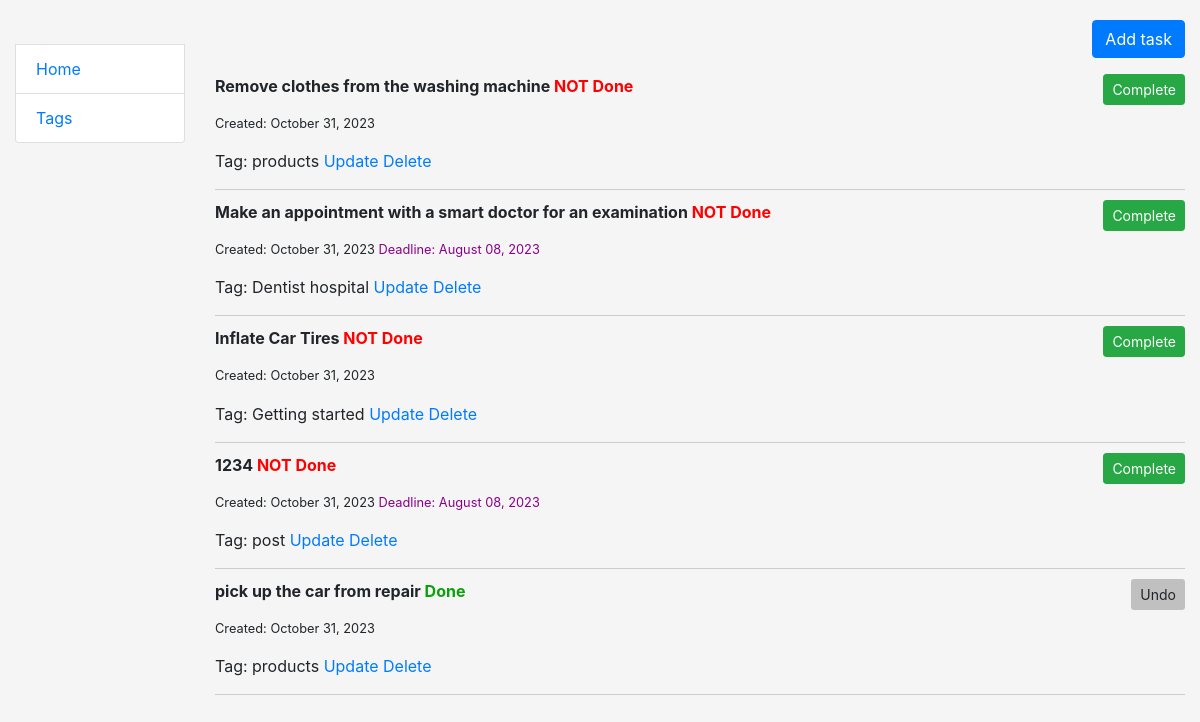
The page / on the database its author committed.
### notebook/models.py (models this page shows, shortened)
class Task(models.Model):
    content = models.TextField()
    created = models.DateTimeField(auto_now=True)
    deadline = models.DateTimeField(blank=True, null=True)
    is_done = models.BooleanField(default=False)
    tags = models.ManyToManyField(Tag, related_name="tasks")
    class Meta:
        ordering = ("is_done", "created")

class Tag(models.Model):
    name = models.CharField(max_length=50, unique=True)

### notebook/views.py (the view)
# urls.py: path("", views.home_page, name="task-list"),
def home_page(request) -> None:
    tasks = Task.objects.all()
    return render(request, "notebook/task_list.html", {"tasks": tasks, "current-path": request.path})

### templates/notebook/task_list.html (shortened to what this page needs)
{% extends "base.html" %}
{% block add_task_button %}
  <div class="d-flex justify-content-end">
    <a href="{% url 'notebook:create_task' %}" class="btn btn-primary">Add task</a>
  </div>
{% endblock %}
{% block content %}
  <div class="task-list">
  {% for task in tasks %}
    <div class="task-block">
    <div class="task-content">
      <div>
        <p>
          {% if task.is_done %}
            <strong>{{ task.content }} <span style="color: #0ba10b;">Done</span></strong>
            <a href="{% url 'notebook:completion' task.pk %}" class="btn btn-sm float-right undo-button"
               style="background-color: #C0C0C0;">Undo</a>
          {% else %}
            <strong>{{ task.content }} <span style="color: #FF0000; ">NOT Done</span></strong>
            <a href="{% url 'notebook:completion' task.pk %}" class="btn btn-success btn-sm float-right">Complete</a>
          {% endif %}
        </p>
      </div>
      <div class="task-details">
        <p style="font-size: 0.8em;"> Created: {{ task.created|date:"F d, Y" }}
          {% if task.deadline %}
            <span style="color: #8B008B;"> Deadline: {{ task.deadline|date:"F d, Y" }}
          {% endif %}
          </span>
        </p>
        <p>Tag: {% for tag in task.tags.all %}
          {{ tag.name }}
        {% endfor %}
          <a href="{% url 'notebook:task-update' task.pk %}">Update</a>
          <a href="{% url 'notebook:task-delete' task.pk %}">Delete</a>
        </p>
      </div>
    </div>
    <hr style="border-top: 1px solid #ccc; margin: 10px 0;">
  {% endfor %}
</div>
{% endblock %}

### templates/base.html (shortened to what this page needs)
<!DOCTYPE html>
<html lang="en">
<head>
  <link rel="stylesheet" href="https://cdn.jsdelivr.net/npm/bootstrap@4.6.2/dist/css/bootstrap.min.css"
>
  {% load static %}
  <link rel="stylesheet" href="{% static 'css/styles.css' %}">
</head>
<body>
<div class="container-fluid">
  <div class="row">
    <div class="col-sm-2">
      {% block sidebar %}
        {% include "includes/sidebar.html" %}
      {% endblock %}
    </div>
    <div class="col-sm-10">
      <div class="d-flex justify-content-between align-items-center mb-3">
        <div class="d-flex justify-content-end">
          {% block add_task_button %}
          {% endblock %}
        </div>
      </div>
      {% block content %}
      {% endblock %}
    </div>
  </div>
</div>
</body>
</html>

### templates/includes/sidebar.html
<ul class="sidebar-nav list-group">
<br>
   <li class="list-group-item">
    <a href="{% url 'notebook:task-list' %}">Home</a>
  </li>
   <li class="list-group-item">
    <a href="{% url 'notebook:tags-list' %}">Tags</a>
  </li>
</ul>

### static/css/styles.css (style rules this page uses)
body { margin-top: 20px; background-color: whitesmoke; }
.sidebar-nav { padding: 0; list-style: none; }

### rows shown on the page
Task: content "Remove clothes from the washing machine", created "October 31, 2023"
Tag: name "products"
Task: content "Make an appointment with a smart doctor for an examination", created "October 31, 2023", deadline "August 08, 2023"
Tag: name "Dentist"
Tag: name "hospital"
Task: content "Inflate Car Tires", created "October 31, 2023"
Tag: name "Getting started"
Task: content "1234", created "October 31, 2023", deadline "August 08, 2023"
Tag: name "post"
Task: content "pick up the car from repair", created "October 31, 2023"
